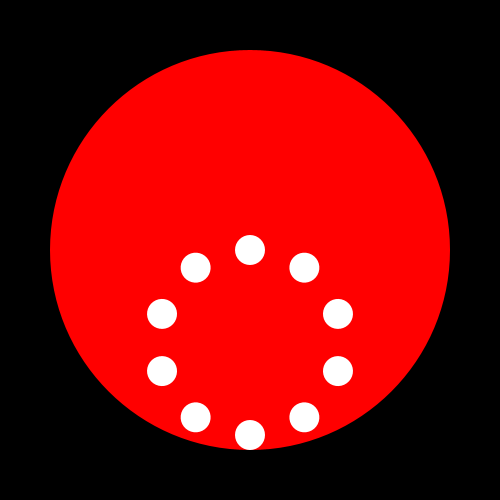
Frame 1 (no input)
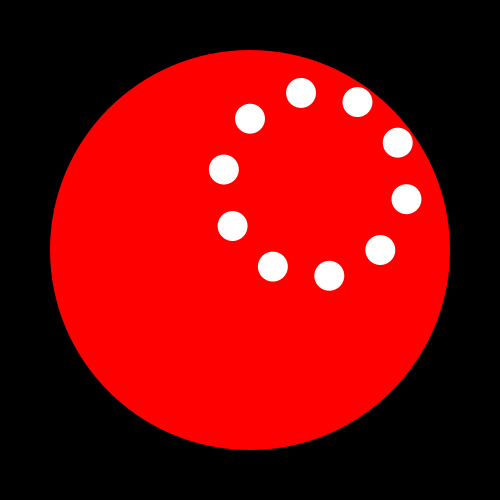
Frame 60 (the mouse pressed at the canvas centre just before this capture)
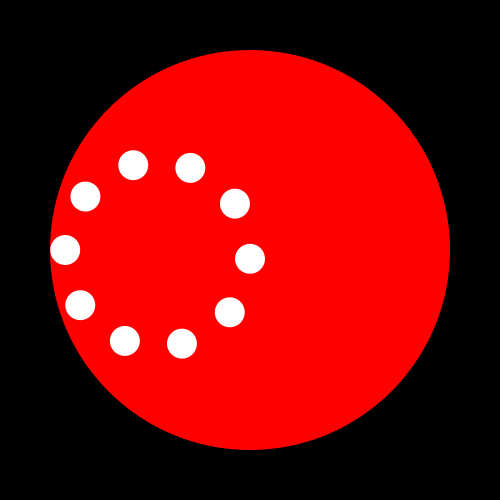
Frame 120 (the mouse held since frame 60 and released just before this capture)

The Processing sketch that drew these frames (run headless with seeded random() and noise(); from frame 60 on, the mouse is pressed at the canvas centre):

// Processing sketch: processing_155387
// ── processing_155387.pde

float sz=30, theta;
int num = 10;

void setup() {
  size(500, 500);
}

void draw() {
  background(0);
  fill(255, 0, 0);
  noStroke();
  translate(width/2, height/2);
  ellipse(0, 0, 400, 400);
  for (int i=0; i<num; i++) {
    pushMatrix();
    float offSet=(PI/num)*i;
    rotate(offSet);
    float x = map(sin(theta+offSet), -1, 1, -200+sz/2, 200-sz/2);
    fill(255);
    ellipse(x, 0, sz, sz);
    popMatrix();
  }
  theta += 0.04;
}
